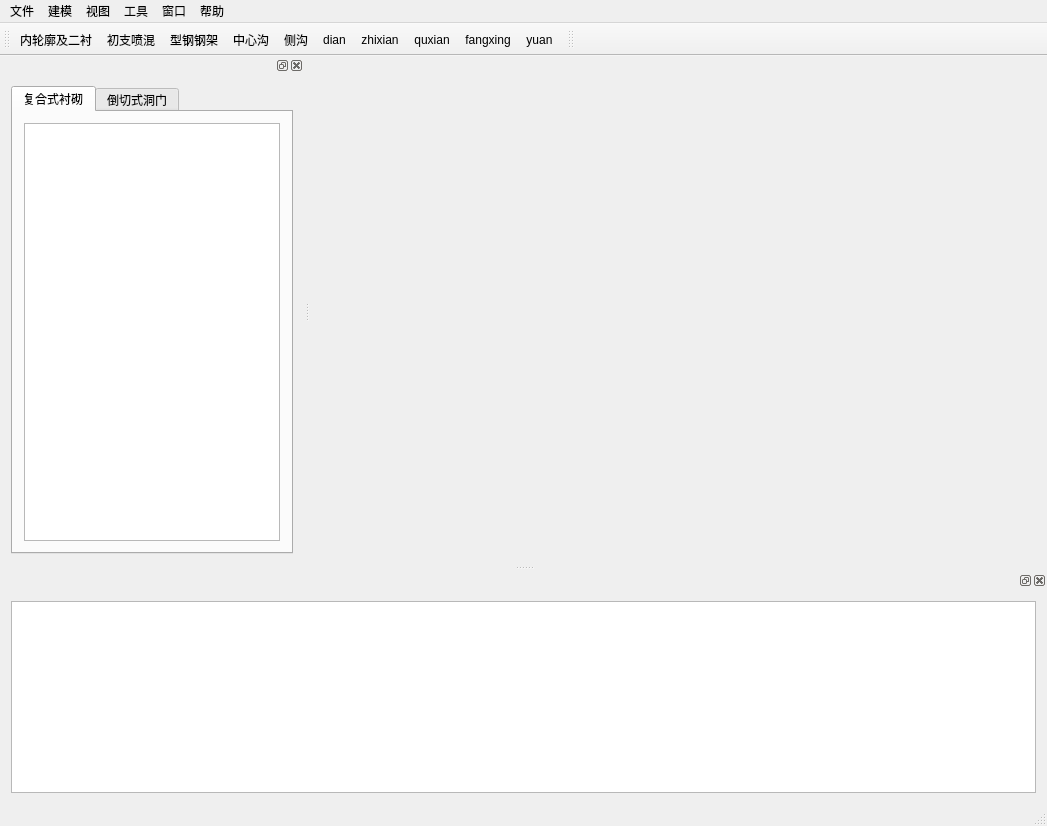
<?xml version="1.0" encoding="UTF-8"?>
<ui version="4.0">
 <class>MainWindow</class>
 <widget class="QMainWindow" name="MainWindow">
  <property name="geometry">
   <rect>
    <x>0</x>
    <y>0</y>
    <width>1047</width>
    <height>826</height>
   </rect>
  </property>
  <property name="sizePolicy">
   <sizepolicy hsizetype="Preferred" vsizetype="Preferred">
    <horstretch>0</horstretch>
    <verstretch>0</verstretch>
   </sizepolicy>
  </property>
  <property name="windowTitle">
   <string>铁路隧道典型构件数字化设计软件</string>
  </property>
  <property name="windowIcon">
   <iconset resource="Resource.qrc">
    <normaloff>:/铁四院.png</normaloff>:/铁四院.png</iconset>
  </property>
  <widget class="QWidget" name="centralWidget">
   <property name="sizePolicy">
    <sizepolicy hsizetype="Minimum" vsizetype="Minimum">
     <horstretch>0</horstretch>
     <verstretch>0</verstretch>
    </sizepolicy>
   </property>
   <layout class="QGridLayout" name="gridLayout_5">
    <item row="0" column="0">
     <widget class="QWidget" name="widget" native="true">
      <layout class="QHBoxLayout" name="horizontalLayout_2">
       <property name="spacing">
        <number>5</number>
       </property>
       <property name="sizeConstraint">
        <enum>QLayout::SetDefaultConstraint</enum>
       </property>
       <property name="leftMargin">
        <number>0</number>
       </property>
       <property name="topMargin">
        <number>0</number>
       </property>
       <property name="rightMargin">
        <number>0</number>
       </property>
       <property name="bottomMargin">
        <number>0</number>
       </property>
       <item>
        <widget class="OccView" name="OCCWid" native="true">
         <property name="sizePolicy">
          <sizepolicy hsizetype="Preferred" vsizetype="Preferred">
           <horstretch>0</horstretch>
           <verstretch>0</verstretch>
          </sizepolicy>
         </property>
        </widget>
       </item>
      </layout>
     </widget>
    </item>
   </layout>
  </widget>
  <widget class="QMenuBar" name="menuBar">
   <property name="geometry">
    <rect>
     <x>0</x>
     <y>0</y>
     <width>1047</width>
     <height>23</height>
    </rect>
   </property>
   <widget class="QMenu" name="wenjian">
    <property name="title">
     <string>文件</string>
    </property>
    <addaction name="actionNew"/>
    <addaction name="actionOpen"/>
    <addaction name="actionSave"/>
    <addaction name="actionOutput"/>
   </widget>
   <widget class="QMenu" name="jianmo">
    <property name="title">
     <string>建模</string>
    </property>
   </widget>
   <widget class="QMenu" name="shitu">
    <property name="title">
     <string>视图</string>
    </property>
   </widget>
   <widget class="QMenu" name="gongju">
    <property name="title">
     <string>工具</string>
    </property>
   </widget>
   <widget class="QMenu" name="chuangkou">
    <property name="title">
     <string>窗口</string>
    </property>
   </widget>
   <widget class="QMenu" name="bangzhu">
    <property name="title">
     <string>帮助</string>
    </property>
   </widget>
   <addaction name="wenjian"/>
   <addaction name="jianmo"/>
   <addaction name="shitu"/>
   <addaction name="gongju"/>
   <addaction name="chuangkou"/>
   <addaction name="bangzhu"/>
  </widget>
  <widget class="QStatusBar" name="statusBar"/>
  <widget class="QToolBar" name="mainToolBar">
   <attribute name="toolBarArea">
    <enum>TopToolBarArea</enum>
   </attribute>
   <attribute name="toolBarBreak">
    <bool>false</bool>
   </attribute>
   <addaction name="erchen_action"/>
   <addaction name="chuzhi_action"/>
   <addaction name="xinggang_action"/>
   <addaction name="zhongxingou_action"/>
   <addaction name="cegou_action"/>
   <addaction name="actiondian"/>
   <addaction name="actionzhixian"/>
   <addaction name="actionquxian"/>
   <addaction name="actionfangxing"/>
   <addaction name="actionyuan"/>
  </widget>
  <widget class="QDockWidget" name="dockWidget">
   <attribute name="dockWidgetArea">
    <number>1</number>
   </attribute>
   <widget class="QWidget" name="dockWidgetContents">
    <layout class="QGridLayout" name="gridLayout_2">
     <item row="0" column="0">
      <widget class="QTabWidget" name="tabWidget">
       <property name="sizePolicy">
        <sizepolicy hsizetype="Preferred" vsizetype="Preferred">
         <horstretch>0</horstretch>
         <verstretch>0</verstretch>
        </sizepolicy>
       </property>
       <property name="currentIndex">
        <number>0</number>
       </property>
       <property name="movable">
        <bool>true</bool>
       </property>
       <widget class="QWidget" name="tab_4">
        <attribute name="title">
         <string>复合式衬砌</string>
        </attribute>
        <layout class="QGridLayout" name="gridLayout_3">
         <item row="0" column="0">
          <widget class="QTreeWidget" name="tr2">
           <property name="sizePolicy">
            <sizepolicy hsizetype="Expanding" vsizetype="Expanding">
             <horstretch>0</horstretch>
             <verstretch>0</verstretch>
            </sizepolicy>
           </property>
           <property name="font">
            <font>
             <pointsize>14</pointsize>
            </font>
           </property>
           <attribute name="headerVisible">
            <bool>false</bool>
           </attribute>
           <column>
            <property name="text">
             <string notr="true">1</string>
            </property>
           </column>
          </widget>
         </item>
        </layout>
       </widget>
       <widget class="QWidget" name="tab_3">
        <attribute name="title">
         <string>倒切式洞门</string>
        </attribute>
        <layout class="QGridLayout" name="gridLayout_4">
         <item row="0" column="0">
          <widget class="QTreeWidget" name="tr1">
           <property name="sizePolicy">
            <sizepolicy hsizetype="Expanding" vsizetype="Expanding">
             <horstretch>0</horstretch>
             <verstretch>0</verstretch>
            </sizepolicy>
           </property>
           <property name="font">
            <font>
             <pointsize>14</pointsize>
            </font>
           </property>
           <attribute name="headerVisible">
            <bool>false</bool>
           </attribute>
           <column>
            <property name="text">
             <string notr="true">1</string>
            </property>
           </column>
          </widget>
         </item>
        </layout>
       </widget>
      </widget>
     </item>
    </layout>
   </widget>
  </widget>
  <widget class="QDockWidget" name="dockWidget_2">
   <property name="sizePolicy">
    <sizepolicy hsizetype="Preferred" vsizetype="Preferred">
     <horstretch>0</horstretch>
     <verstretch>0</verstretch>
    </sizepolicy>
   </property>
   <attribute name="dockWidgetArea">
    <number>8</number>
   </attribute>
   <widget class="QWidget" name="dockWidgetContents_2">
    <layout class="QGridLayout" name="gridLayout">
     <item row="0" column="0">
      <widget class="QListView" name="listView">
       <property name="enabled">
        <bool>true</bool>
       </property>
       <property name="sizePolicy">
        <sizepolicy hsizetype="Preferred" vsizetype="Preferred">
         <horstretch>0</horstretch>
         <verstretch>0</verstretch>
        </sizepolicy>
       </property>
       <property name="minimumSize">
        <size>
         <width>0</width>
         <height>0</height>
        </size>
       </property>
       <property name="maximumSize">
        <size>
         <width>16777207</width>
         <height>16777215</height>
        </size>
       </property>
       <property name="movement">
        <enum>QListView::Static</enum>
       </property>
       <property name="flow">
        <enum>QListView::TopToBottom</enum>
       </property>
       <property name="resizeMode">
        <enum>QListView::Fixed</enum>
       </property>
      </widget>
     </item>
    </layout>
   </widget>
  </widget>
  <widget class="QToolBar" name="toolBar">
   <property name="windowTitle">
    <string>toolBar</string>
   </property>
   <attribute name="toolBarArea">
    <enum>TopToolBarArea</enum>
   </attribute>
   <attribute name="toolBarBreak">
    <bool>false</bool>
   </attribute>
  </widget>
  <action name="actionNew">
   <property name="icon">
    <iconset>
     <normaloff>:/new/prefix1/ziyuan/xinjian.png</normaloff>:/new/prefix1/ziyuan/xinjian.png</iconset>
   </property>
   <property name="text">
    <string>new</string>
   </property>
  </action>
  <action name="actionOpen">
   <property name="icon">
    <iconset>
     <normaloff>:/new/prefix1/ziyuan/dakai.png</normaloff>:/new/prefix1/ziyuan/dakai.png</iconset>
   </property>
   <property name="text">
    <string>open</string>
   </property>
  </action>
  <action name="actionSave">
   <property name="icon">
    <iconset>
     <normaloff>:/new/prefix1/ziyuan/baocun.png</normaloff>:/new/prefix1/ziyuan/baocun.png</iconset>
   </property>
   <property name="text">
    <string>save</string>
   </property>
  </action>
  <action name="actionOutput">
   <property name="icon">
    <iconset>
     <normaloff>:/new/prefix1/ziyuan/daochu.png</normaloff>:/new/prefix1/ziyuan/daochu.png</iconset>
   </property>
   <property name="text">
    <string>output</string>
   </property>
  </action>
  <action name="actiondian">
   <property name="icon">
    <iconset>
     <normaloff>:/new/prefix1/ziyuan/dian.png</normaloff>:/new/prefix1/ziyuan/dian.png</iconset>
   </property>
   <property name="text">
    <string>dian</string>
   </property>
  </action>
  <action name="actionzhixian">
   <property name="icon">
    <iconset>
     <normaloff>:/new/prefix1/ziyuan/zhixian.png</normaloff>:/new/prefix1/ziyuan/zhixian.png</iconset>
   </property>
   <property name="text">
    <string>zhixian</string>
   </property>
  </action>
  <action name="actionquxian">
   <property name="icon">
    <iconset>
     <normaloff>:/new/prefix1/ziyuan/quxian.png</normaloff>:/new/prefix1/ziyuan/quxian.png</iconset>
   </property>
   <property name="text">
    <string>quxian</string>
   </property>
  </action>
  <action name="actionfangxing">
   <property name="icon">
    <iconset>
     <normaloff>:/new/prefix1/ziyuan/fangxing.png</normaloff>:/new/prefix1/ziyuan/fangxing.png</iconset>
   </property>
   <property name="text">
    <string>fangxing</string>
   </property>
  </action>
  <action name="actionyuan">
   <property name="icon">
    <iconset>
     <normaloff>:/new/prefix1/ziyuan/yuan.png</normaloff>:/new/prefix1/ziyuan/yuan.png</iconset>
   </property>
   <property name="text">
    <string>yuan</string>
   </property>
  </action>
  <action name="erchen_action">
   <property name="icon">
    <iconset>
     <normaloff>../../../../桌面/内轮廓及二衬.png</normaloff>../../../../桌面/内轮廓及二衬.png</iconset>
   </property>
   <property name="text">
    <string>内轮廓及二衬</string>
   </property>
  </action>
  <action name="zhongxingou_action">
   <property name="icon">
    <iconset>
     <normaloff>../../../../桌面/中心沟.png</normaloff>../../../../桌面/中心沟.png</iconset>
   </property>
   <property name="text">
    <string>中心沟</string>
   </property>
  </action>
  <action name="chuzhi_action">
   <property name="icon">
    <iconset>
     <normaloff>../../../../桌面/初支喷混.png</normaloff>../../../../桌面/初支喷混.png</iconset>
   </property>
   <property name="text">
    <string>初支喷混</string>
   </property>
  </action>
  <action name="xinggang_action">
   <property name="icon">
    <iconset>
     <normaloff>../../../../桌面/型钢.PNG</normaloff>../../../../桌面/型钢.PNG</iconset>
   </property>
   <property name="text">
    <string>型钢钢架</string>
   </property>
  </action>
  <action name="cegou_action">
   <property name="icon">
    <iconset>
     <normaloff>../../../../桌面/侧沟.png</normaloff>../../../../桌面/侧沟.png</iconset>
   </property>
   <property name="text">
    <string>侧沟</string>
   </property>
  </action>
 </widget>
 <layoutdefault spacing="6" margin="11"/>
 <customwidgets>
  <customwidget>
   <class>OccView</class>
   <extends>QWidget</extends>
   <header>occview.h</header>
   <container>1</container>
  </customwidget>
 </customwidgets>
 <resources>
  <include location="Resource.qrc"/>
 </resources>
 <connections/>
</ui>
